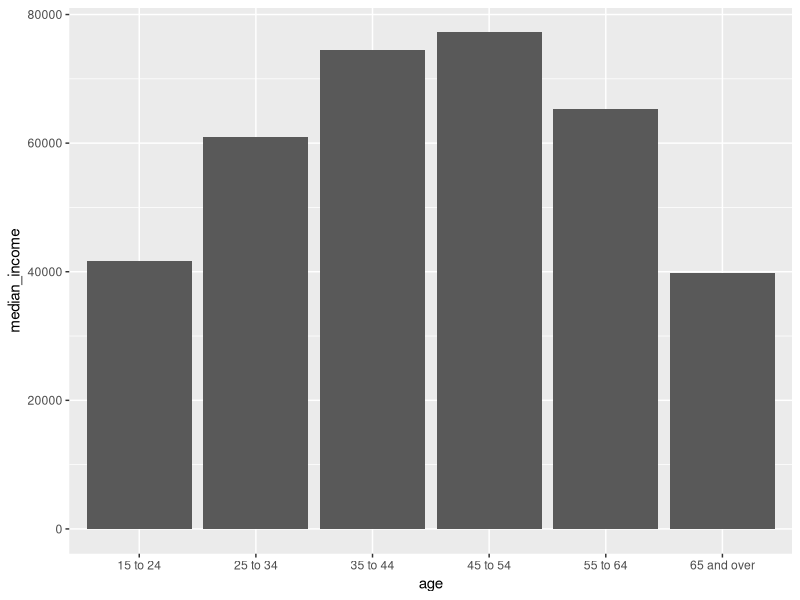
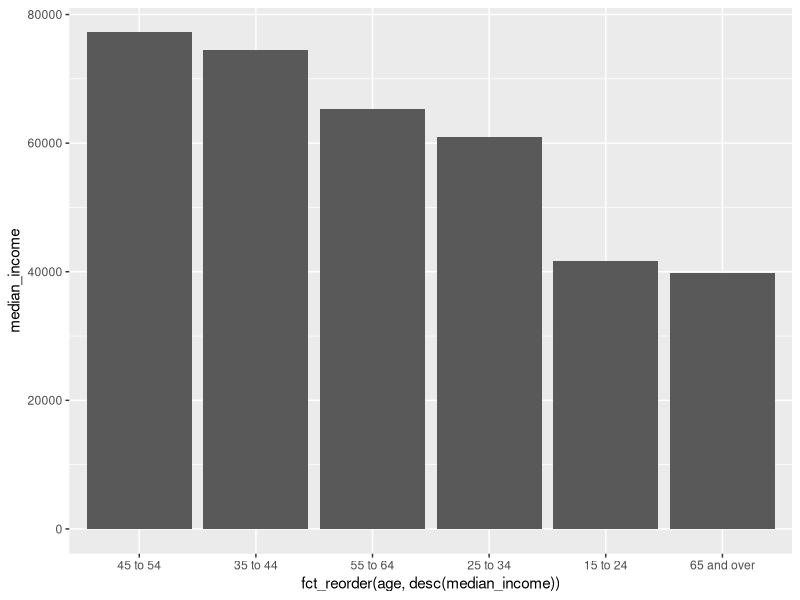

The R script that drew these images, in order:
library(tidyverse)
library(here)

df <- read_csv(here("data-raw", "income_by_age", "income_by_age.csv"))

ggplot(df, aes(x = age, y = median_income)) +
  geom_col()

ggplot(df, aes(x = fct_reorder(age, desc(median_income)), y = median_income)) +
  geom_col()
